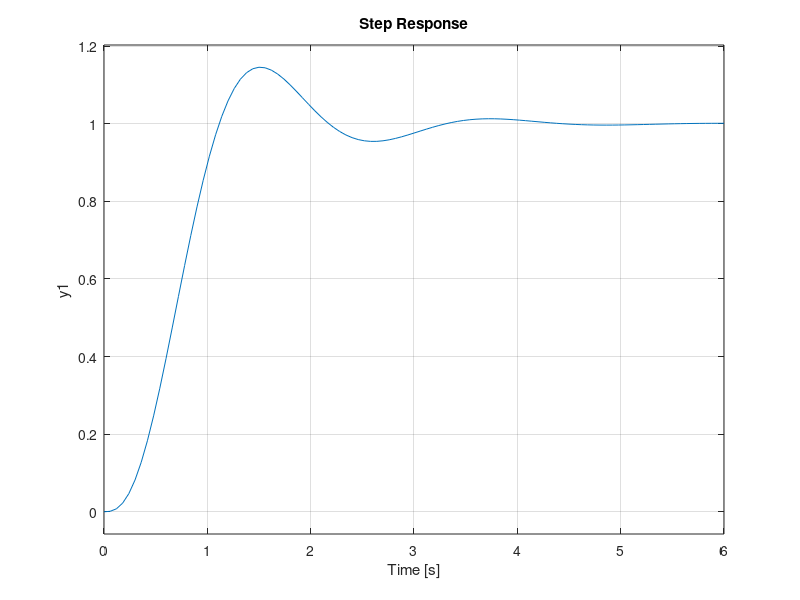

Source code (MATLAB):
s = tf('s'); %define s
C = s + 100;    % define controller
Plant = 5/(s^2*(s+5)); %define plant motor
K1 = 0.05;
K2 = 3;
step(feedback(K1*C*feedback(Plant, K2*s), 1)); %step response
grid on;
